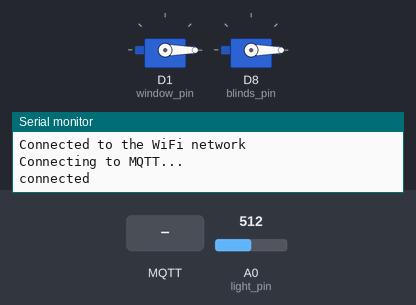
The sketch below on a simulated ESP8266 (NodeMCU). Parts: 2 × servo, the last lines printed to the serial monitor. Inputs (shaded band) come from the test bench; at power-on: A0 (light_pin) = 512. WiFi joins after 1.5 s; servers stay silent unless stated; no MQTT or app messages arrive unless stated.

Above: at 2.7 s.
2.8 s: MQTT message "open" arrives on the first subscribed topic
At 3.8 s:
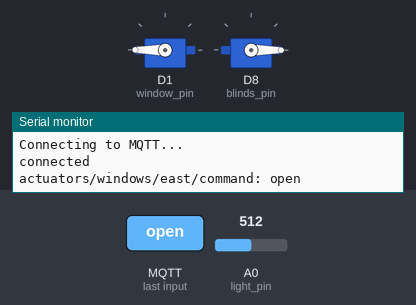
5.0 s: MQTT message "open" arrives on the third subscribed topic
At 6.6 s:
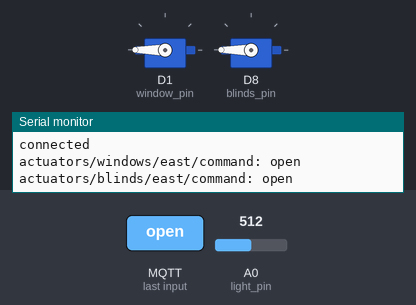
7.0 s: MQTT message "close" arrives on the first subscribed topic
At 8.2 s:
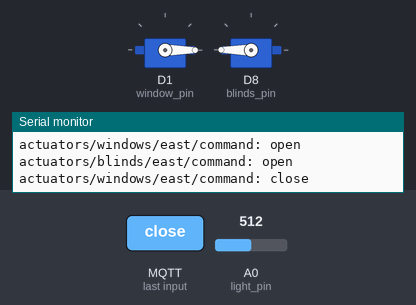
Timing chart, 0 to 10.0 s (numbered marks = the images above; inputs shaded):
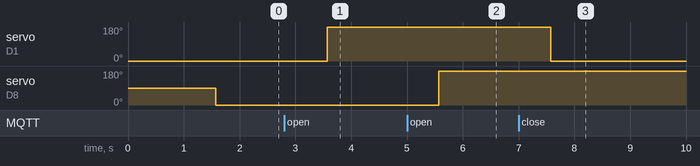

The sketch:

east.ino
```cpp
/* Arduino sketch for nodemcuv2
 * location: east
 * actuators: windows, blinds
 * sensors: light
*/

#include <Servo.h>
#include <ESP8266WiFi.h>
#include <PubSubClient.h>

#define window_pin D1
#define blinds_pin D8
#define light_pin A0


const char* ssid = "test"; // WiFi name
const char* password =  "12345678"; // WiFi password
const char* mqttServer = "82.165.70.137"; // mqtt broker ip
const int mqttPort = 1884; // mqtt broker port
const char* mqttUser = "iotproject"; // mqtt user
const char* mqttPassword = "iotaccesspw%"; // mqtt password

Servo window; // Servo for window
Servo blinds; // Servo for blinds

bool window_auto = true; //specifies, if messages send from AI planning are to be followed (true), or if manual open/close is activated (false);
bool blinds_auto = true; //specifies, if messages send from AI planning are to be followed (true), or if manual open/close is activated (false);


WiFiClient espClient; // WiFiClient to connect and use WiFi
PubSubClient mqtt(espClient); // mqtt client

// closes the window and sens appropriate retained status message to mqtt broker
void close_window(){
	window.write(0);
	mqtt.publish("actuators/windows/east/status", "closed", true);
}


// opens the window and sens appropriate retained status message to mqtt broker
void open_window(){
	window.write(180);
	mqtt.publish("actuators/windows/east/status", "open", true);
}


// closes the blinds and sens appropriate retained status message to mqtt broker
void close_blinds(){
	blinds.write(0);
	mqtt.publish("actuators/blinds/east/status", "closed", true);
}


// opens the blinds and sens appropriate retained status message to mqtt broker
void open_blinds(){
	blinds.write(180);
	mqtt.publish("actuators/blinds/east/status", "open", true);
}


void setup() {
	Serial.begin(9600);
	// Connect to WiFi
	WiFi.begin(ssid, password);
	while (WiFi.status() != WL_CONNECTED) {
		delay(500);
		Serial.println("Connecting to WiFi..");
	}
	Serial.println("Connected to the WiFi network");

	// Set mqqt config info
	mqtt.setServer(mqttServer, mqttPort);
	mqtt.setCallback(callback);

	// Connect to mqtt broker
	while (!mqtt.connected()) {
		Serial.println("Connecting to MQTT...");

		if (mqtt.connect("east", mqttUser, mqttPassword, "actuators/windows/east/status", 1, true, "" )) {

			Serial.println("connected");

		} else {

			Serial.print("failed with state ");
			Serial.print(mqtt.state());
			delay(2000);

		}
	}

	// subscribe to topics
	mqtt.subscribe("actuators/windows/east/command");
	mqtt.subscribe("actuators/windows/east/mode");
	mqtt.subscribe("actuators/blinds/east/command");
	mqtt.subscribe("actuators/blinds/east/mode");

	// attach the servos at the specific pins
	window.attach(window_pin);
	blinds.attach(blinds_pin);

	// close window and blinds as starting position
	close_window();
	close_blinds();
}

// callback function which is called for each incoming message
void callback(char* topic, byte* payload, unsigned int length) {
	char message[length+1]; // will later contain only the message, without sender information
	for(int i = 0; i < length; i++){ // copy message from payload to message
		message[i] = (char) payload[i];
	}
	message[length] = '\0'; // add null byte to terminate string

	String topic_s = String(topic);
	String message_s = String(message);

	if(topic_s == "actuators/windows/east/mode"){
		if(message_s == "open"){
			open_window();
			window_auto = false;
		}else if(message_s == "close"){
			close_window();
			window_auto = false;
		}else if(message_s == "auto"){
			window_auto = true;
		}
	}else if(topic_s == "actuators/windows/east/command" && window_auto){
		if(message_s == "open"){
			open_window();
		}else if(message_s == "close"){
			close_window();
		}
	}else if (topic_s == "actuators/blinds/east/mode"){
		if(message_s == "open"){
			open_blinds();
			blinds_auto = false;
		}else if(message_s == "close"){
			close_blinds();
			blinds_auto = false;
		}else if(message_s == "auto"){
			blinds_auto = true;
		}
	}else if (topic_s == "actuators/blinds/east/command" && blinds_auto){
		if(message_s == "open"){
			open_blinds();
		}else if(message_s == "close"){
			close_blinds();
		}
	}


	Serial.print(topic);
	Serial.print(": ");
	Serial.println(message);

}

void loop() {
	mqtt.loop();
	char msg[8];
	itoa(analogRead(light_pin), msg, 10);
	mqtt.publish("sensors/sun/east", msg, true);
	delay(1000);
}
```

Measured:
- after the input at 2.8 s, servo on D1 (window_pin): 0° → 180° after 0.77 s
- after the input at 5.0 s, servo on D8 (blinds_pin): 0° → 180° after 0.57 s
- after the input at 7.0 s, servo on D1 (window_pin): 180° → 0° after 0.57 s
